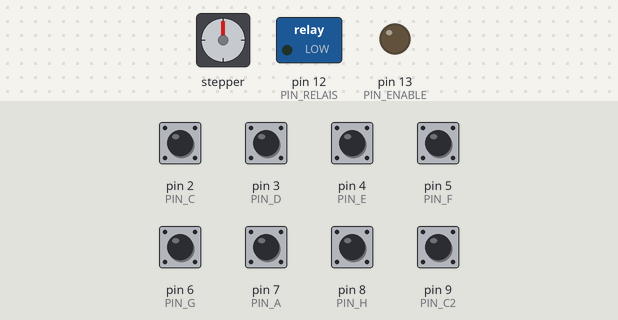
Simulated run of this sketch. Board: Arduino Uno, built with avr-gcc and run on an emulated ATmega328P. On the bench: stepper motor, switched loads named in the sketch (green lamp = pin HIGH), output pins drawn as LEDs (lit = HIGH). The test bench sets the inputs (shaded band); at power-on: pin 2 (PIN_C), pin 3 (PIN_D), pin 4 (PIN_E), pin 5 (PIN_F), pin 6 (PIN_G), pin 7 (PIN_A), pin 8 (PIN_H), pin 9 (PIN_C2) HIGH. Stepper angles assume 200 steps per turn.

Above: at 1.2 s.
1.3 s: pin 3 (PIN_D) pulled LOW for 0.15 s
At 2.4 s:
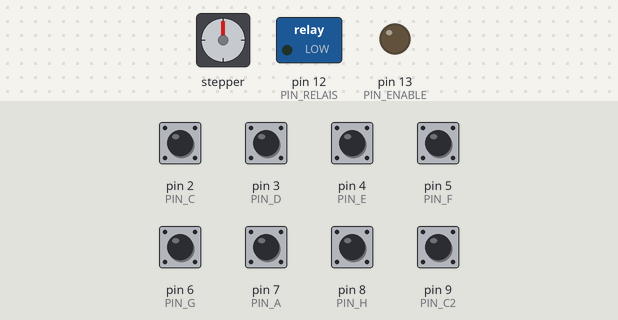
3.0 s: pin 5 (PIN_F) pulled LOW for 0.15 s
At 3.17 s:
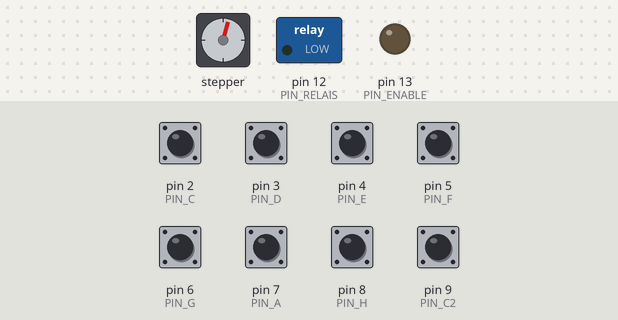
4.8 s: pin 2 (PIN_C) pulled LOW for 1 s
At 5.17 s:
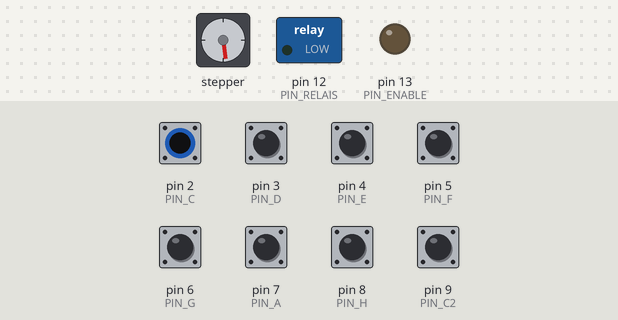
7.8 s: pin 6 (PIN_G) pulled LOW for 0.15 s
At 8.22 s:
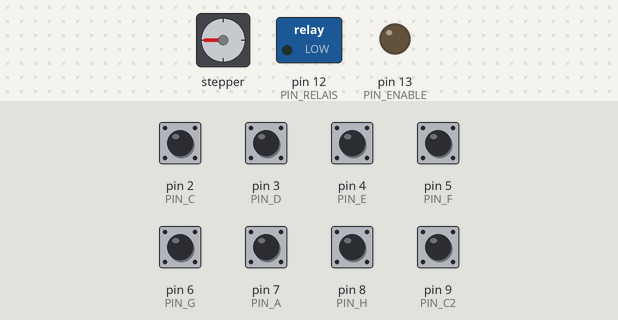
9.8 s: pin 9 (PIN_C2) pulled LOW for 0.15 s
At 10.17 s:
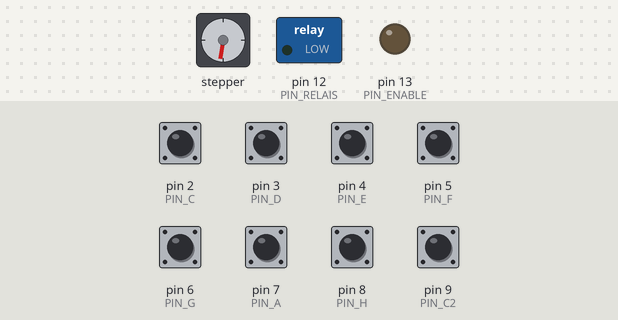
11.7 s: pin 4 (PIN_E) pulled LOW for 0.15 s
At 12.16 s:
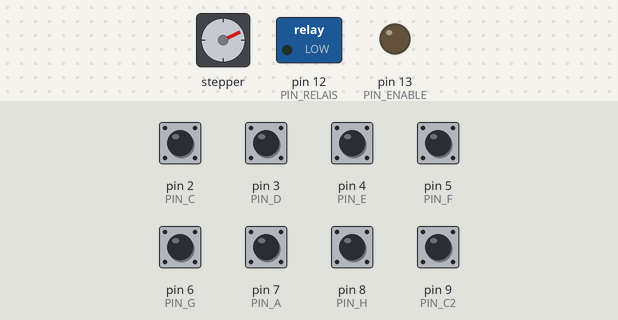
Timing chart, 0 to 14.7 s (numbered marks = the images above; inputs shaded):
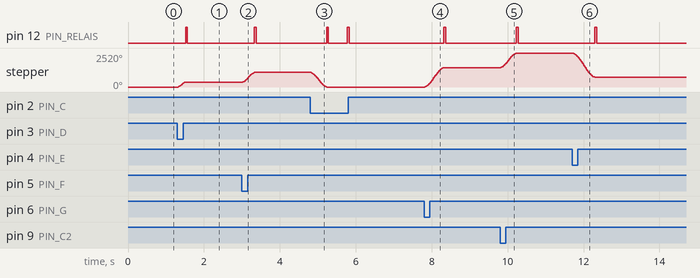

Measured:
- after the input at 1.3 s, pin 12 (PIN_RELAIS): LOW → HIGH after 0.22 s, → LOW 0.05 s later; stepper: turns 360° clockwise in 0.19 s, starting at once
- after the input at 3.0 s, pin 12 (PIN_RELAIS): LOW → HIGH after 0.33 s, → LOW 0.05 s later; stepper: turns 720° clockwise in 0.31 s, starting at once
- after the input at 4.8 s, pin 12 (PIN_RELAIS): alternates HIGH for 0.05 s and LOW for 0.50 s, 4 changes in all, then stays LOW, starting after 0.43 s; stepper: turns 1080° counter-clockwise in 0.41 s, starting at once
- after the input at 7.8 s, pin 12 (PIN_RELAIS): LOW → HIGH after 0.52 s, → LOW 0.05 s later; stepper: turns 1440° clockwise in 0.50 s, starting at once
- after the input at 9.8 s, pin 12 (PIN_RELAIS): LOW → HIGH after 0.43 s, → LOW 0.05 s later; stepper: turns 1080° clockwise in 0.41 s, starting at once
- after the input at 11.7 s, pin 12 (PIN_RELAIS): LOW → HIGH after 0.60 s, → LOW 0.05 s later; stepper: turns 1800° counter-clockwise in 0.58 s, starting at once

The sketch:

glassophone.ino
```cpp
#include <AccelStepper.h>

// timings: one revolution is 400 steps
// 1s = 1.000.000 microseconds
// 1 step takes 1000 microseconds
//
// 8 glasses on 360 deg -> each note is +45°
//
// 1 step is 1.8°, 45° == 25 steps
// assume the servo is positioned on C

// note-lengths are 1/1, 1/2, 1/4, 1/8 - that determines the time until we make the next note

// we have notes from c,d,e,f,g,a,h,c2

#define C 0
#define D 1
#define E 2
#define F 3
#define G 4
#define A 5
#define H 6
#define C2 7

#define PIN_C 2
#define PIN_D 3
#define PIN_E 4
#define PIN_F 5
#define PIN_G 6
#define PIN_A 7
#define PIN_H 8
#define PIN_C2 9

#define PIN_ENABLE 13
#define PIN_DIRECTION 10
#define PIN_STEP 11
#define PIN_RELAIS 12

// Milliseconds!
#define DE 500  // 1/8
#define DQ 1000  // 1/4
#define DH 2000  // 1/2
#define DF 4000 // 1/1

int stepduration = 250;
int current_step_position = 0;
int stepfac = 4; // quarter-step

/*
// Am Weihnachtsbaum die Lichter
int melody[][2] = {
  {C,DE},
  {C,DE},
  {E,DE},
  {G,DQ},
  {E,DE},
  {G,DE},
  {C2,DE},
  {A,DE},
  {G,DQ},
  {E,DE}
};*/

// Test
long melody[][2] = {
  {C,DQ},
  {D,DQ},
  {E,DQ},
  {F,DQ},
  {G,DQ},
  {F,DQ},
  {E,DQ},
  {D,DQ},
  {C,DQ}
};

AccelStepper stepper(1,PIN_DIRECTION,PIN_STEP);

void setup() {
  // keyboard
  pinMode(PIN_C, INPUT_PULLUP);
  pinMode(PIN_D, INPUT_PULLUP);
  pinMode(PIN_E, INPUT_PULLUP);
  pinMode(PIN_F, INPUT_PULLUP);
  pinMode(PIN_G, INPUT_PULLUP);
  pinMode(PIN_A, INPUT_PULLUP);
  pinMode(PIN_H, INPUT_PULLUP);
  pinMode(PIN_C2, INPUT_PULLUP);

  pinMode(PIN_RELAIS, OUTPUT); // hammer
  pinMode(PIN_ENABLE, OUTPUT); // enable

  stepper.setMaxSpeed(50000);
  stepper.setAcceleration(20000);

  digitalWrite(PIN_ENABLE, HIGH); // disable stepper
  digitalWrite(PIN_RELAIS, LOW);
  digitalWrite(PIN_ENABLE, LOW); // enable stepper - TODO: make switchable depending on melody vs. keyboard
}

void play_note(int note, long duration){
  // calculate the absolute step-position for the note
  int go_to_step = note*50*stepfac; // 50 steps == 45°, glasses are 45°

  stepper.moveTo(go_to_step);
  stepper.runToPosition();

  // release the hammer to ping the glass
  digitalWrite(PIN_RELAIS, HIGH);
  delay(50);
  digitalWrite(PIN_RELAIS,LOW);

  // wait the required time before playing next note
  // TODO: calculate how many steps it will take and subtract that duration
  delay(duration);

}

void play_melody(){
  digitalWrite(PIN_ENABLE, LOW); // enable stepper

  // play the melody
  for(int i=0;i<sizeof(melody)/(sizeof(long)*2);i++){
    long note = melody[i][0];
    long duration = melody[i][1];
    play_note(note, duration);
  }

  digitalWrite(PIN_ENABLE,HIGH); // disable stepper
  delay(5000);
}

void loop() {
  //play_melody();
  if(digitalRead(PIN_C) == 0){
    play_note(C, DE);
  }else if(digitalRead(PIN_D) == 0){
    play_note(D, DE);
  }else if(digitalRead(PIN_E) == 0){
    play_note(E, DE);
  }else if(digitalRead(PIN_F) == 0){
    play_note(F, DE);
  }else if(digitalRead(PIN_G) == 0){
    play_note(G, DE);
  }else if(digitalRead(PIN_A) == 0){
    play_note(A, DE);
  }else if(digitalRead(PIN_H) == 0){
    play_note(H, DE);
  }else if(digitalRead(PIN_C2) == 0){
    play_note(C2, DE);
  }
}
```
